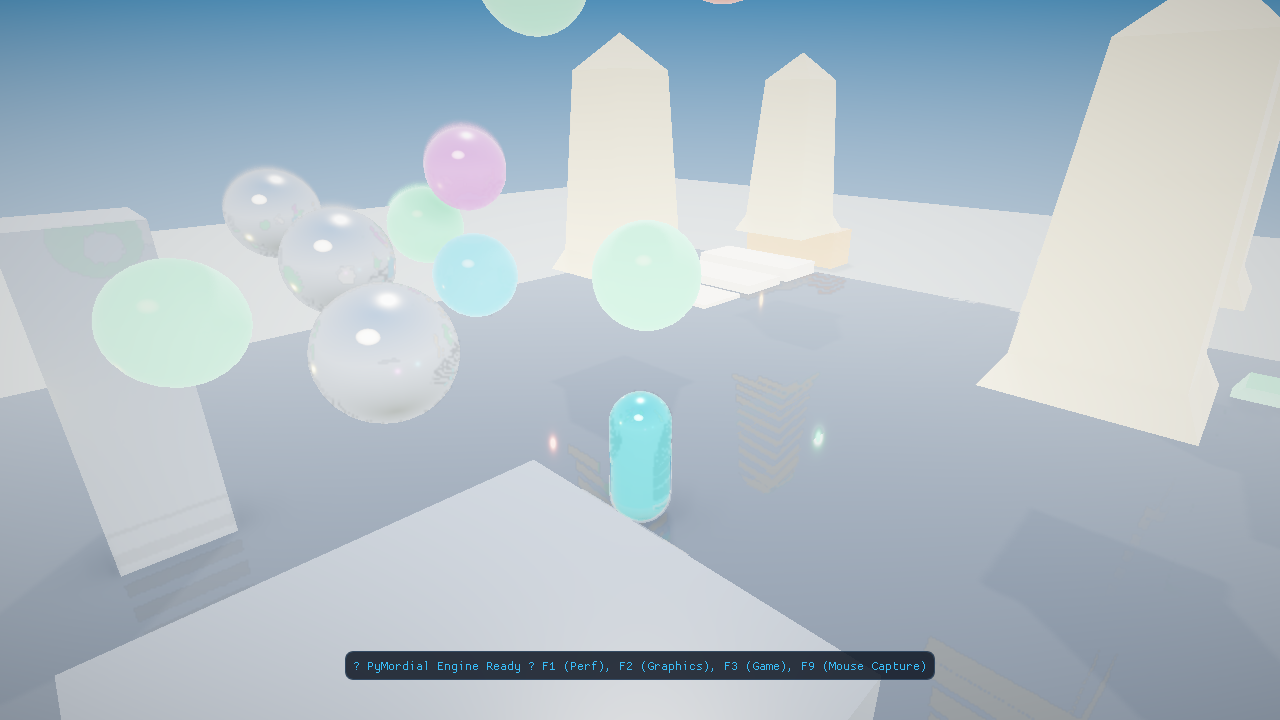
#> input picture artifacts/phase5_clean_render.png, 1280 x 720 px
$ python -i texture_format.py   (imports and definitions only)
#> lines starting #> are read from the running program, lines starting #| are printed output that depends on the picture
"""Compressed & Pre-Filtered GPU Texture Format (.pm_tex) for PyMordial Engine.

Provides zero-runtime-filtering texture streaming:
- Binary header with format enum (RGBA8, BC7, BC5), dimensions, and mip levels
- Explicit per-level mipmap table (width, height, byte offset, byte size)
- Pre-baked mipmap pyramid generated offline for zero runtime CPU overhead
- Direct level-by-level streaming into ModernGL Texture handles
"""

from __future__ import annotations
from dataclasses import dataclass
from enum import IntEnum
from pathlib import Path
import struct
from typing import TYPE_CHECKING
import numpy as np
from PIL import Image

if TYPE_CHECKING:
    import moderngl

# 4-byte magic string: "PMTX" (PyMordial TeXture) = 0x504D5458
PM_TEX_MAGIC = b"PMTX"
PM_TEX_VERSION = 1
PM_TEX_HEADER_SIZE = 28
MIP_DESCRIPTOR_SIZE = 16


class TextureFormat(IntEnum):
    """Supported GPU texture format encodings."""

    RGBA8_UNORM = 1     # Standard 32-bit RGBA (4 bytes/pixel)
    BC7_UNORM = 2       # BPTC 8-bit/channel block compression (1 byte/pixel)
    BC5_UNORM = 3       # RGTC2 dual-channel normal compression (1 byte/pixel)
    RGB8_UNORM = 4      # Standard 24-bit RGB (3 bytes/pixel)
    R8_UNORM = 5        # Single-channel 8-bit luminance/height (1 byte/pixel)


@dataclass(slots=True)
class MipLevelDescriptor:
    """Byte offset and dimensions for a single pre-baked mip level."""

    level: int
    width: int
    height: int
    offset: int
    byte_length: int


# [126 lines that did not run here, left out]


# [70 lines that did not run here, left out]

>>> import cv2
>>> picture = cv2.imread('../../artifacts/phase5_clean_render.png', cv2.IMREAD_GRAYSCALE)
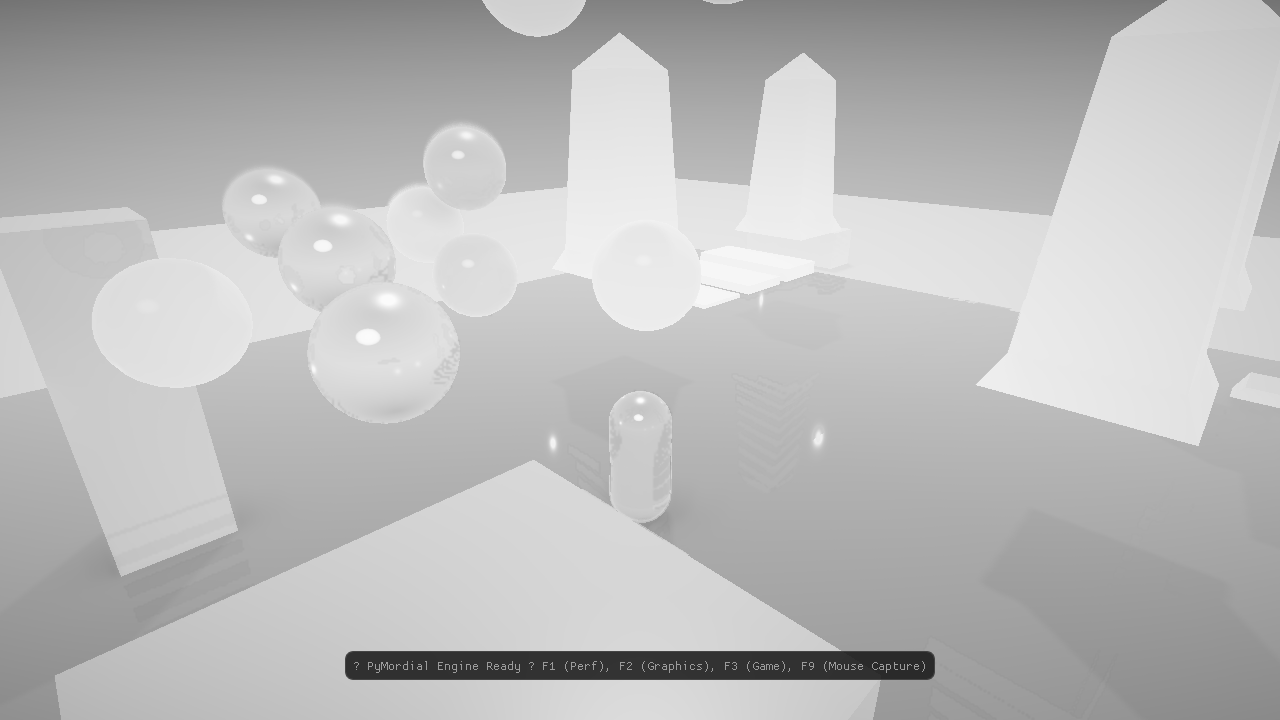
#> picture: shape (720, 1280); min 41, max 255, mean 186.9
#> (the run stopped early here; a loop or call above may not have finished)

$ run again, on artifacts/validation_clean_run.png
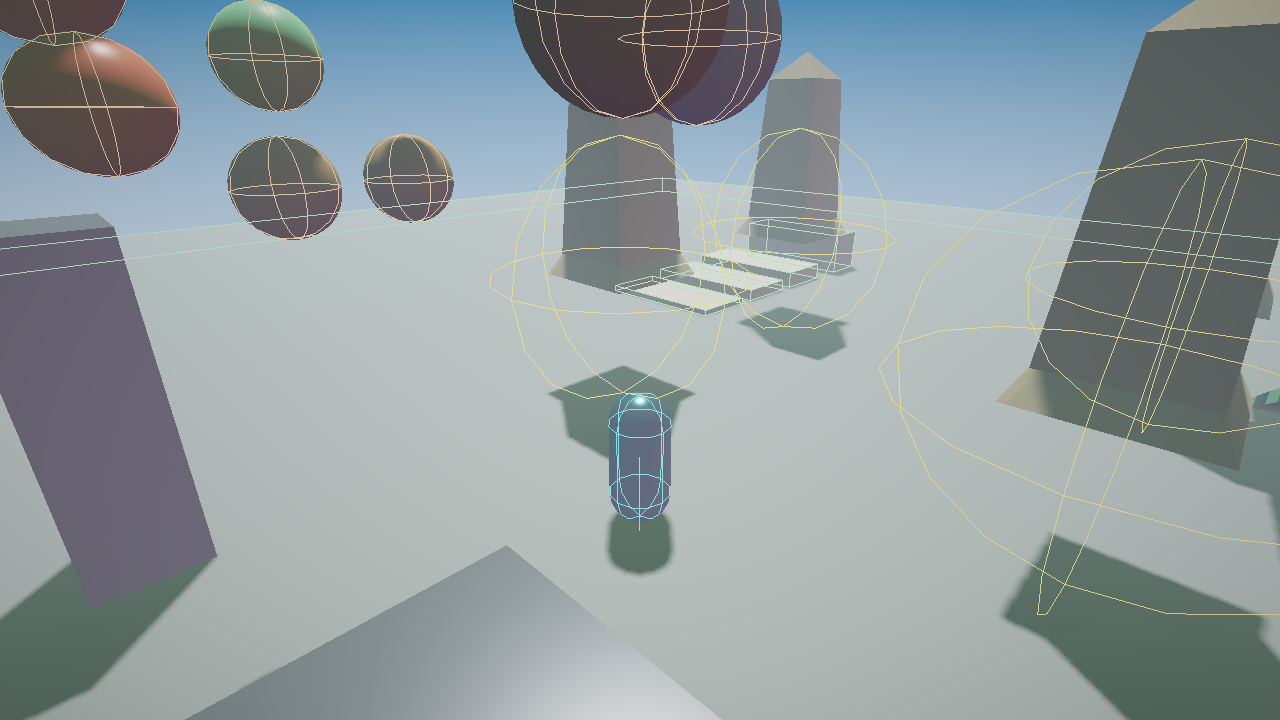
#> input picture artifacts/validation_clean_run.png, 1280 x 720 px
#> `picture = cv2.imread('../../artifacts/phase5_clean_render.png', cv2.IM..`:
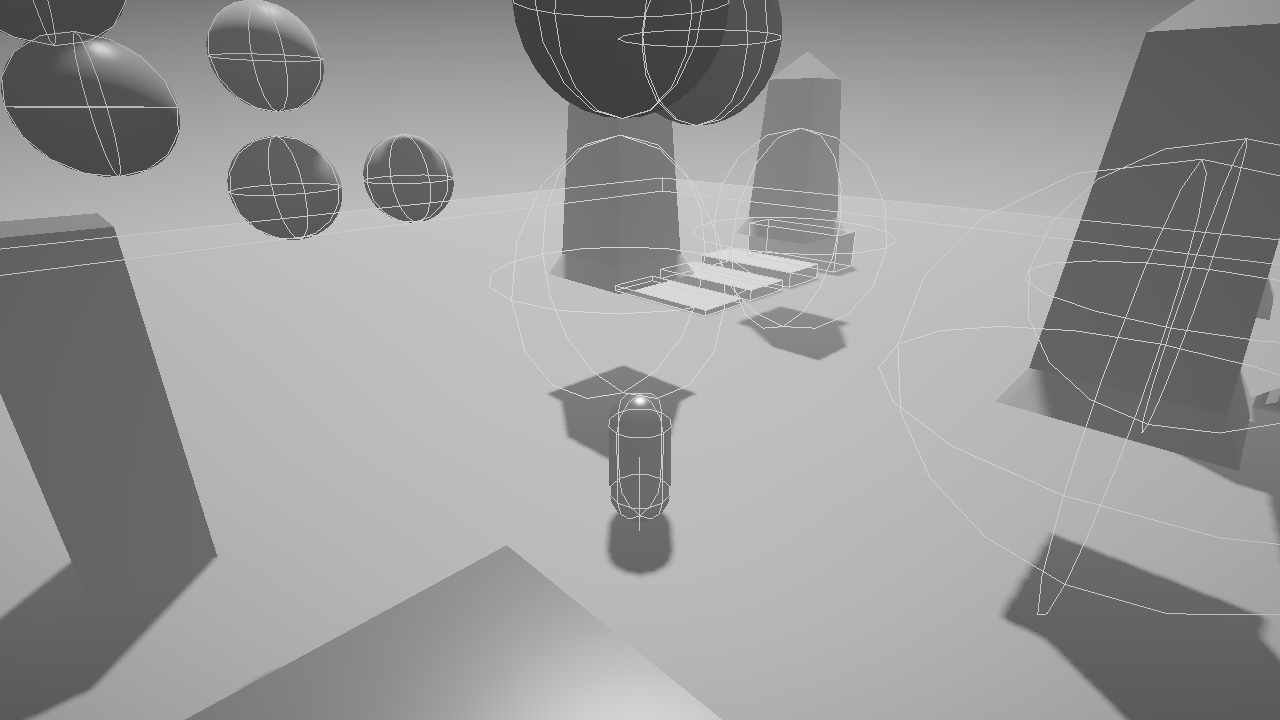
#> picture: shape (720, 1280); min 60, max 255, mean 150.9
